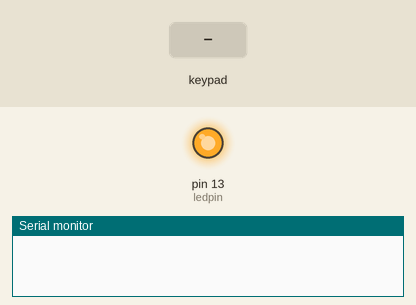
A sketch run on a simulated Arduino Uno, built with avr-gcc and run on an emulated ATmega328P. On the bench: output pins drawn as LEDs (lit = HIGH), the last lines printed to the serial monitor. Inputs (shaded band) come from the test bench.

Above: at 1.2 s.
1.3 s: keypad keys 2 3 4 5 * pressed 0.4 s apart
At 3.3 s:
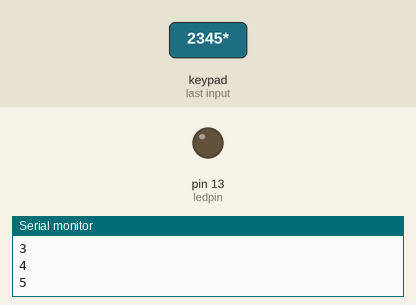
6.3 s: key '#' pressed
At 7.1 s:
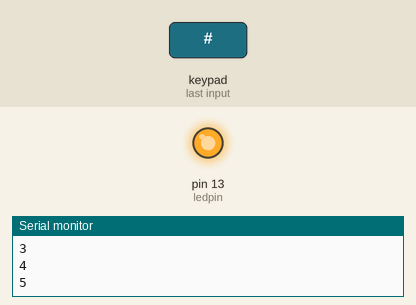
7.8 s: key '*' pressed
At 8.3 s:
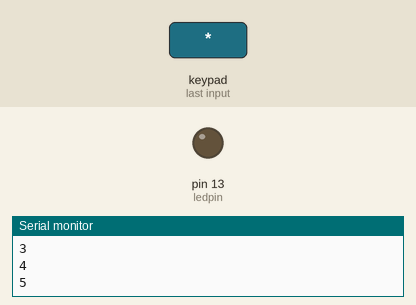
Timing chart, 0 to 10.8 s (numbered marks = the images above; inputs shaded):
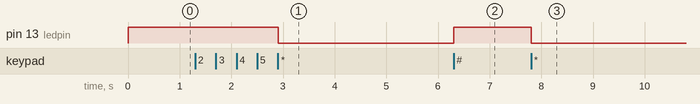

Measured:
- after the input at 1.3 s, pin 13 (ledpin): HIGH → LOW after 1.6 s
- after the input at 6.3 s, pin 13 (ledpin): LOW → HIGH at once
- after the input at 7.8 s, pin 13 (ledpin): HIGH → LOW at once

The sketch:

keypad_001.ino
```cpp
/*

 ***************** Created by BoxElectrónica**********************

 */

#include <Keypad.h>

const byte ROWS = 4; // Four rows
const byte COLS = 4; // Four columns

// Define the Keymap
char keys[ROWS][COLS] = {
 {'1','2','3','A'},
 {'4','5','6','B'},
 {'7','8','9','C'},
 {'#','0','*','D'}
};

// Connect keypad ROW0, ROW1, ROW2 and ROW3 to these Arduino pins.
byte rowPins[COLS] = { 2, 3, 4, 5 };
// Connect keypad COL0, COL1, COL2 and COL3 to these Arduino pins.
byte colPins[ROWS] = { 6, 7, 8, 9 };

// Create the Keypad
Keypad kpd = Keypad( makeKeymap(keys), rowPins, colPins, ROWS, COLS );

#define ledpin 13

void setup()
{
 pinMode(ledpin,OUTPUT);
 digitalWrite(ledpin, HIGH);
 Serial.begin(9600);
}

void loop()
{
 char key = kpd.getKey();
 if(key) // Check for a valid key.
 {
 switch (key)
 {
 case '*':
 digitalWrite(ledpin, LOW);
 break;
 case '#':
 digitalWrite(ledpin, HIGH);
 break;
 default:
 Serial.println(key);
 }
 }
}
```
